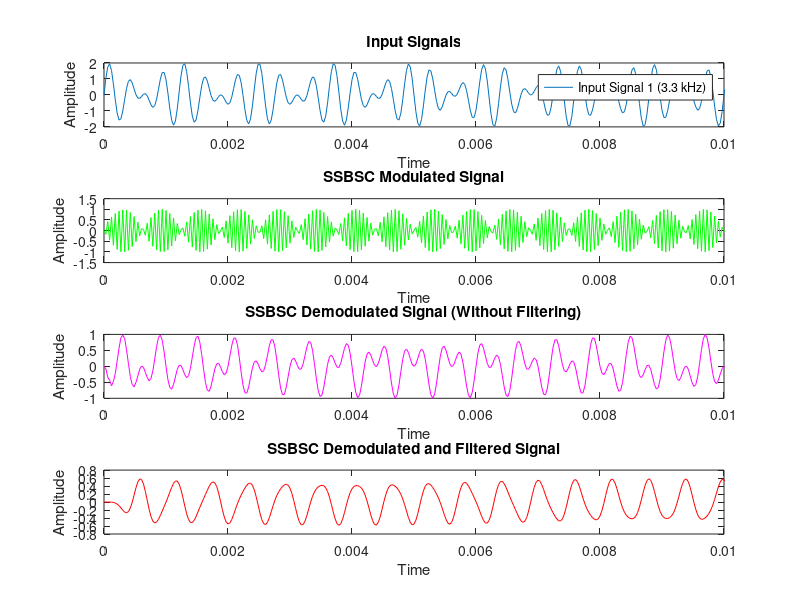

MATLAB code for this plot:
% Parameters
f1 = 3300;  % Frequency of first input signal (3.3 kHz)
f2 = 2500;  % Frequency of second input signal (2.5 kHz)
fc = 41000000;  % Carrier frequency (41 MHz)
fs = 10 * max(f1, f2); % Sampling frequency
% Generate input signals
t = 0:1/fs:1;  % Time vector
x1 = sin(2 * pi * f1 * t);
x2 = sin(2 * pi * f2 * t);
x3 = x1 + x2;

% Modulation
carrier = sin(2 * pi * fc * t);
ssbsc_modulated = real(hilbert(x3) .* exp(sqrt(-1) * 2 * pi * fc * t));
% Demodulation
ssbsc_demodulated = ssbsc_modulated .* carrier;

% Design Butterworth filter
order = 6; % Order of the filter
cutoff_frequency = 2500; % Set cutoff frequency to twice the maximum input frequency
[b, a] = butter(order, cutoff_frequency / (fs / 2));

% Apply filter to demodulated signal
filtered_signal = filter(b, a, ssbsc_demodulated);

% Plot input signals
subplot(4, 1, 1);
plot(t, x3);
title('Input Signals');
xlabel('Time');
ylabel('Amplitude');
legend('Input Signal 1 (3.3 kHz)', 'Input Signal 2 (2.5 kHz)');
xlim([0 0.01]);
% Plot modulated signal
subplot(4, 1, 2);
plot(t, ssbsc_modulated, 'g');
title('SSBSC Modulated Signal');
xlabel('Time');
ylabel('Amplitude');
xlim([0 0.01]);
% Plot demodulated signal
subplot(4, 1, 3);
plot(t, ssbsc_demodulated, 'm');
title('SSBSC Demodulated Signal (Without Filtering)');
xlabel('Time');
ylabel('Amplitude');
xlim([0 0.01]);
% Plot filtered signal
subplot(4, 1, 4);
plot(t, filtered_signal, 'r');
title('SSBSC Demodulated and Filtered Signal');
xlabel('Time');
ylabel('Amplitude');
xlim([0 0.01]);
